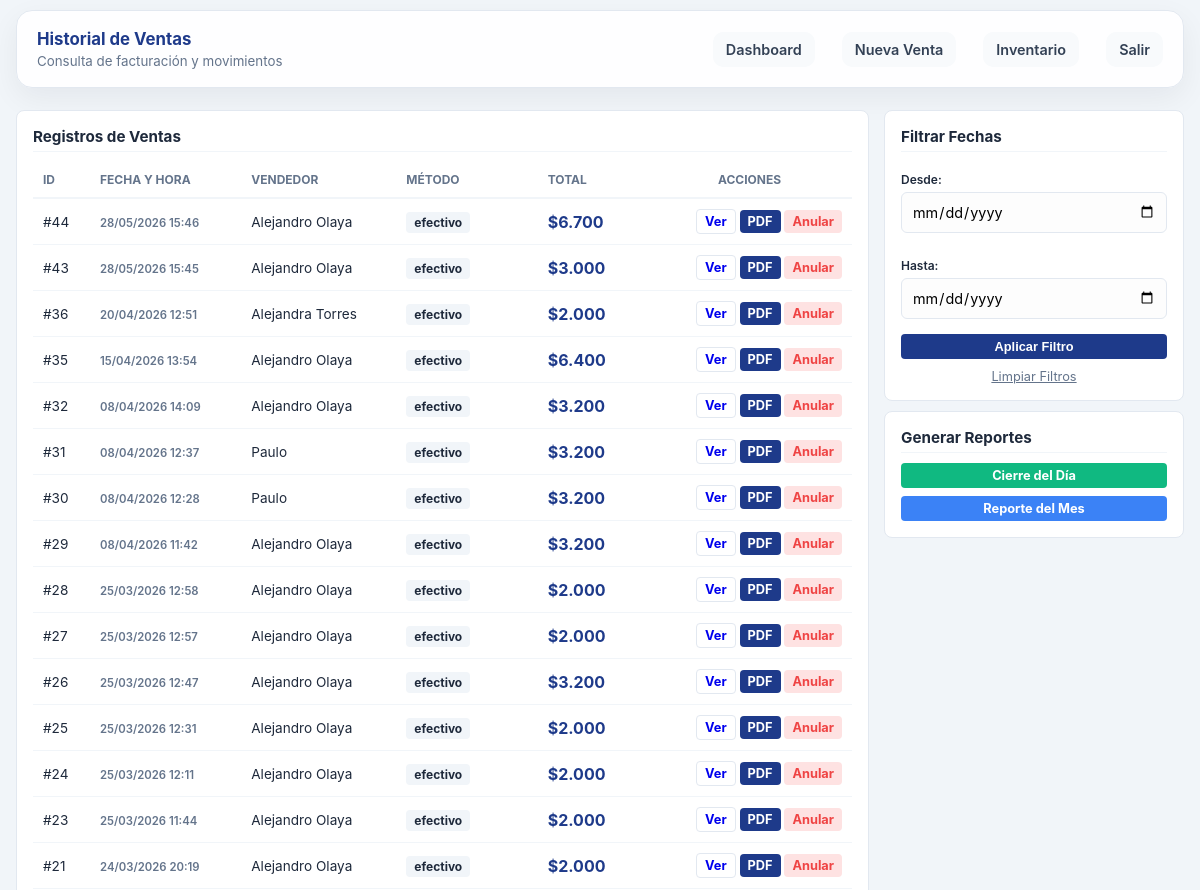
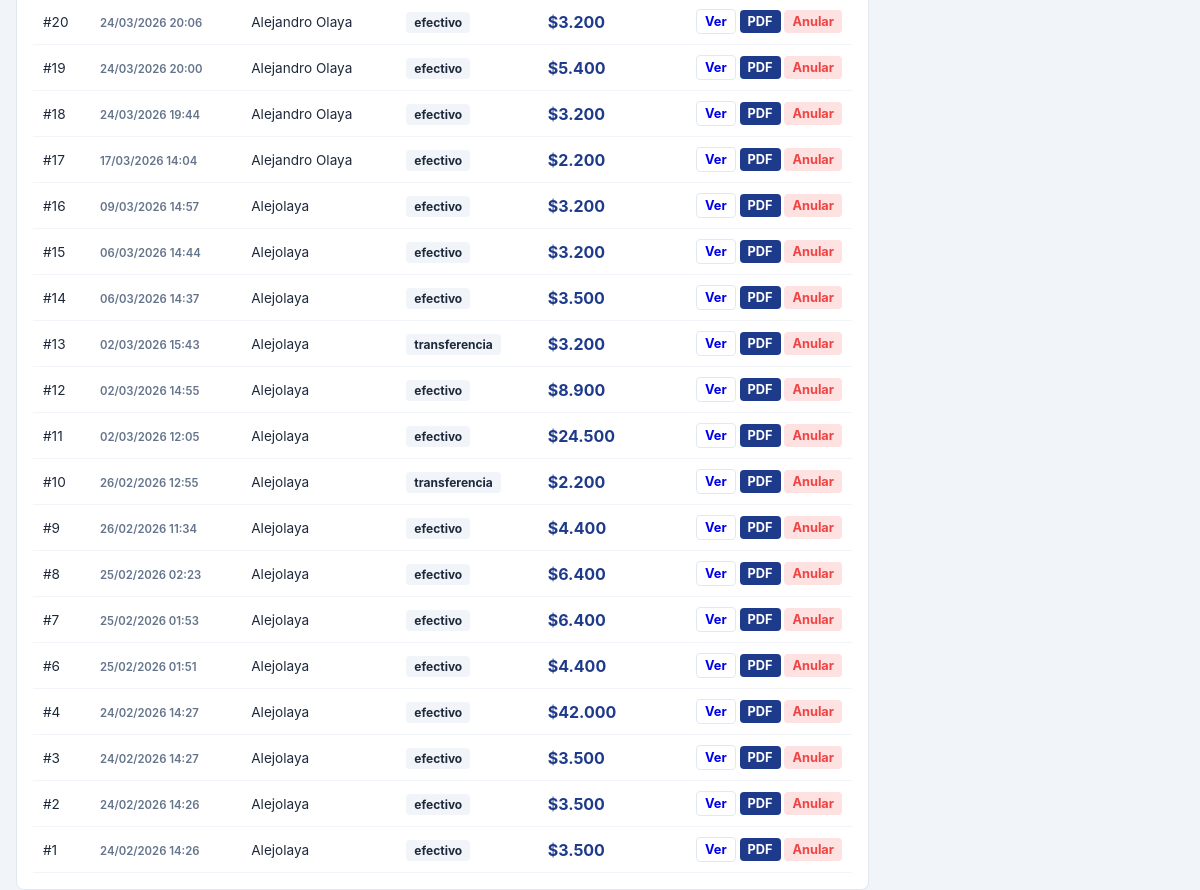
Screenshot of /views/historial.php (signed in) with the database file from the repository (2 pictures, top to bottom).
### tables this page shows
CREATE TABLE `ventas` (
  `id` int(11) NOT NULL,
  `usuario_id` int(11) NOT NULL,
  `metodo_pago_id` int(11) NOT NULL,
  `total` decimal(10,2) DEFAULT NULL,
  `fecha` timestamp NOT NULL DEFAULT current_timestamp()
);

CREATE TABLE `usuarios` (
  `id` int(11) NOT NULL,
  `nombre` varchar(100) NOT NULL,
  `correo` varchar(150) NOT NULL,
  `usuario` varchar(50) NOT NULL,
  `password` varchar(255) NOT NULL,
  `rol_id` int(11) NOT NULL,
  `estado` tinyint(4) DEFAULT 1,
  `creado_en` timestamp NOT NULL DEFAULT current_timestamp(),
  `token_recuperacion` varchar(100) DEFAULT NULL,
  `token_expiracion` datetime DEFAULT NULL
);

CREATE TABLE `metodos_pago` (
  `id` int(11) NOT NULL,
  `nombre` varchar(50) NOT NULL
);

### controllers/VentaController.php (called while the page is built, shortened)
<?php
require_once __DIR__ . '/../config/database.php';
require_once __DIR__ . '/../models/Venta.php';
class VentaController {
    private $ventaModel;
    public function __construct() {
        $database = new Database();
        $this->db = $database->getConnection();
        $this->ventaModel = new Venta($this->db);
    }
    public function mostrarHistorial() {
        $inicio = $_GET['desde'] ?? null;
        $fin = $_GET['hasta'] ?? null;
        return $this->ventaModel->listarHistorial($_SESSION['rol_id'], $_SESSION['usuario_id'], $inicio, $fin);
    }
}

### config/database.php (called while the page is built, shortened)
<?php
class Database {
    private $host = "localhost";
    private $db_name = "alemarket1";
    private $username = "root";
    private $password = "";
    public function getConnection() {
        $this->conn = null;
        try {
            $this->conn = new PDO(
                "mysql:host=" . $this->host . ";dbname=" . $this->db_name,
                $this->username,
                $this->password
            );
            $this->conn->setAttribute(PDO::ATTR_ERRMODE, PDO::ERRMODE_EXCEPTION);
            $this->conn->exec("set names utf8");
        } catch(PDOException $exception) {
            echo "Error de conexión en alemarket1: " . $exception->getMessage();
        }
        return $this->conn;
    }
}

### models/Venta.php (called while the page is built, shortened)
<?php
class Venta {
    private $conn;
    public function __construct($db) {
        $this->conn = $db;
    }
    public function listarHistorial($rol_id, $usuario_id, $inicio = null, $fin = null) {
        if ($rol_id == 2) {
            $query = "SELECT v.*, u.nombre as nombre_usuario, m.nombre as metodo_pago
                      FROM ventas v
                      JOIN usuarios u ON v.usuario_id = u.id
                      JOIN metodos_pago m ON v.metodo_pago_id = m.id
                      WHERE v.usuario_id = ? AND DATE(v.fecha) = CURDATE()
                      ORDER BY v.fecha DESC";
            $stmt = $this->conn->prepare($query);
            $stmt->execute([$usuario_id]);
        } else {
            $query = "SELECT v.*, u.nombre as nombre_usuario, m.nombre as metodo_pago
                      FROM ventas v
                      JOIN usuarios u ON v.usuario_id = u.id
                      JOIN metodos_pago m ON v.metodo_pago_id = m.id";
            if ($inicio && $fin) {
                $query .= " WHERE v.fecha BETWEEN ? AND ? ORDER BY v.fecha DESC";
                $stmt = $this->conn->prepare($query);
                $stmt->execute([$inicio . " 00:00:00", $fin . " 23:59:59"]);
            } else {
                $query .= " ORDER BY v.fecha DESC";
                $stmt = $this->conn->prepare($query);
                $stmt->execute();
            }
        }
        return $stmt->fetchAll(PDO::FETCH_ASSOC);
    }
}

### views/historial.php (the view, shortened to what this page needs)
<?php
require_once __DIR__ . '/../controllers/VentaController.php';
$vController = new VentaController();
$ventas = $vController->mostrarHistorial();
$rol = $_SESSION['rol_id'];
?>
<!DOCTYPE html>
<html lang="es">
<head>
    <link rel="stylesheet" href="./assets/css/estilos.css">
</head>
<body class="dashboard-body">
<div class="main-panel">
    <header class="panel-header">
        <div>
            <h1>Historial de Ventas</h1>
            <small>Consulta de facturación y movimientos</small>
        </div>
        <nav>
            <a href="dashboard.php">Dashboard</a>
            <a href="ventas.php">Nueva Venta</a>
            <a href="productos.php">Inventario</a>
            <a href="../index.php?action=logout" class="btn-logout">Salir</a>
        </nav>
    </header>
    <div class="content-grid" style="grid-template-columns: 1fr 300px;">
        <section class="panel-block">
            <h3>Registros de Ventas</h3>
            <table class="compact-table">
                <thead>
                    <tr>
                        <th>ID</th>
                        <th>Fecha y Hora</th>
                        <th>Vendedor</th>
                        <th>Método</th>
                        <th>Total</th>
                        <th style="text-align: center;">Acciones</th>
                    </tr>
                </thead>
                <tbody>
                    <?php if(empty($ventas)): ?>
                        <tr><td colspan="6" style="text-align:center; padding: 20px;">No se encontraron registros.</td></tr>
                    <?php else: ?>
                        <?php foreach($ventas as $v): ?>
                        <tr>
                            <td>#<?php echo $v['id']; ?></td>
                            <td><small><?php echo date('d/m/Y H:i', strtotime($v['fecha'])); ?></small></td>
                            <td><?php echo htmlspecialchars($v['nombre_usuario']); ?></td>
                            <td><span class="badge" style="background:#f1f5f9;"><?php echo $v['metodo_pago']; ?></span></td>
                            <td><strong>$<?php echo number_format($v['total'], 0, ',', '.'); ?></strong></td>
                            <td align="center">
                                <a href="factura.php?id=<?php echo $v['id']; ?>" class="btn-panel" style="padding: 4px 8px;">Ver</a>
                                <a href="../controllers/ReporteController.php?tipo=factura_individual&id=<?php echo $v['id']; ?>" class="btn-panel primary" style="padding: 4px 8px;">PDF</a>
                                <?php if ($rol != 2): ?>
                                    <a href="../controllers/VentaController.php?action=anular&id=<?php echo $v['id']; ?>"
                                       class="btn-panel"
                                       style="background: #fee2e2; color: #ef4444; border: none; padding: 4px 8px;"
                                       onclick="return confirm('¿Anular venta? El stock se devolverá.')">Anular</a>
                                <?php endif; ?>
                            </td>
                        </tr>
                        <?php endforeach; ?>
                    <?php endif; ?>
                </tbody>
            </table>
        </section>
        <div style="display: grid; gap: 10px; align-content: start;">
            <?php if ($rol != 2): ?>
            <section class="panel-block">
                <h3>Filtrar Fechas</h3>
                <form method="GET" action="historial.php" style="display: grid; gap: 10px;">
                    <div>
                        <label style="font-size: 0.75rem; color: var(--text-muted);">Desde:</label>
                        <input type="date" name="desde" value="<?php echo $_GET['desde'] ?? ''; ?>" class="input-pro">
                    </div>
                    <div>
                        <label style="font-size: 0.75rem; color: var(--text-muted);">Hasta:</label>
                        <input type="date" name="hasta" value="<?php echo $_GET['hasta'] ?? ''; ?>" class="input-pro">
                    </div>
                    <button type="submit" class="btn-panel primary" style="width: 100%;">Aplicar Filtro</button>
                    <a href="historial.php" style="text-align: center; font-size: 0.8rem; color: var(--secondary-color);">Limpiar Filtros</a>
                </form>
            </section>
            <?php endif; ?>
            <section class="panel-block">
                <h3>Generar Reportes</h3>
                <div style="display: grid; gap: 8px;">
                    <a href="../controllers/ReporteController.php?tipo=dia" class="btn-panel" style="text-align: center; background: #10b981; color: white; border: none;">Cierre del Día</a>
                    <?php if ($rol != 2): ?>
                        <a href="../controllers/ReporteController.php?tipo=mes" class="btn-panel" style="text-align: center; background: #3b82f6; color: white; border: none;">Reporte del Mes</a>
                    <?php endif; ?>
                </div>
            </section>
        </div>
    </div>
</div>
</body>
</html>

### views/assets/css/estilos.css (style rules this page uses)
:root { --primary-color: #1e3a8a; --secondary-color: #64748b; --success-color: #10b981; --warning-color: #f59e0b; --danger-color: #ef4444; --bg-panel: #f1f5f9; --bg-card: #ffffff; --bg-color: #f1f5f9; --border-color: #e2e8f0; }
*, *::before, *::after { box-sizing: border-box; }
html, body { height: 100%; }
body { font-family: 'Inter', 'Segoe UI', sans-serif; background-color: var(--bg-panel); min-height: 100vh; margin: 0; color: #1e293b; display: flex; flex-direction: column; }
body > .main-panel { flex: 1; min-height: 0; }
.main-panel { width: min(100%, 1440px); max-width: 1440px; margin: 0 auto; padding: 10px 16px; min-height: 100vh; display: flex; flex-direction: column; gap: 12px; box-sizing: border-box; }
header { background: var(--bg-card); padding: 10px 20px; border-radius: 8px; display: flex; justify-content: space-between; align-items: center; margin-bottom: 10px; border: 1px solid var(--border-color); }
header h1 { font-size: 1.2rem; margin: 0; color: var(--primary-color); }
nav a { text-decoration: none; color: #64748b; font-size: 0.85rem; font-weight: 600; margin-left: 15px; padding: 5px 10px; border-radius: 4px; }
.panel-block { display: flex; flex-direction: column; background: var(--bg-card); padding: 16px; min-height: 0; border-radius: 8px; border: 1px solid var(--border-color); }
.panel-block h3 { margin: 0 0 10px 0; font-size: 0.9rem; border-bottom: 1px solid #f1f5f9; padding-bottom: 5px; }
table { width: 100%; border-collapse: collapse; font-size: 0.8rem; }
table th { text-align: left; color: #64748b; padding: 8px; border-bottom: 2px solid #f1f5f9; }
table td { padding: 8px; border-bottom: 1px solid #f1f5f9; }
.input-pro { width: 100%; padding: 4px; border: 1px solid var(--border-color); border-radius: 4px; background: #fdfdfd; font-family: inherit; }
.compact-table strong { color: var(--primary-color); }
.content-grid { display: grid; gap: 15px; margin-top: 10px; align-items: start; }
.panel-header { background: rgba(255,255,255,0.95); padding: 18px 20px; border-radius: 16px; border: 1px solid var(--border-color); display: flex; justify-content: space-between; align-items: center; gap: 18px; box-shadow: 0 10px 30px rgba(15,23,42,0.06); margin-bottom: 0; }
.panel-header div { min-width: 0; }
.panel-header h1 { margin: 0; font-size: 1.05rem; }
.panel-header small { display: block; margin-top: 4px; color: var(--secondary-color); }
.panel-header nav { display: flex; gap: 12px; flex-wrap: wrap; align-items: center; }
.panel-header nav a { background: #f8fafc; color: #334155; padding: 8px 12px; border-radius: 10px; border: 1px solid transparent; transition: 0.2s; font-size: 0.9rem; }
.btn-logout { color: #ef4444; background: rgba(239,68,68,0.08); border-color: rgba(239,68,68,0.15); }
.panel-block h3 { font-size: 0.95rem; }
.input-pro, .panel-block input, .panel-block select { width: 100%; padding: 10px; border: 1px solid var(--border-color); border-radius: 6px; background: #fdfdfd; font-size: 0.9rem; box-sizing: border-box; margin-bottom: 5px; font-family: inherit; }
.btn-panel { display: inline-block; padding: 5px 10px; border-radius: 4px; text-decoration: none; font-size: 0.8rem; font-weight: bold; border: 1px solid var(--border-color); transition: 0.2s; cursor: pointer; }
.btn-panel.primary { background: var(--primary-color); color: white; border: none; }
.compact-table { width: 100%; border-collapse: collapse; font-size: 0.85rem; }
.compact-table th { text-align: left; color: var(--secondary-color); padding: 10px; border-bottom: 2px solid var(--bg-color); text-transform: uppercase; font-size: 0.75rem; }
.compact-table td { padding: 10px; border-bottom: 1px solid var(--bg-color); }
.badge { padding: 3px 8px; border-radius: 4px; font-size: 0.75rem; font-weight: bold; }
.compact-table small { color: var(--secondary-color); font-weight: 600; }
.compact-table strong { font-size: 1rem; color: var(--primary-color); }
.compact-table tbody tr { transition: background 0.2s; }
label { display: block; font-size: 0.85rem; font-weight: 600; color: var(--secondary-color); margin-bottom: 5px; margin-top: 10px; }
.panel-block > :last-child { flex: 1; }
table th:last-child, table td:last-child { text-align: right; }

### rows the page displays
ventas: id "44", fecha "28/05/2026 15:46", usuario.nombre "Alejandro Olaya", metodo_pago.nombre "efectivo", total "6.700"
ventas: id "43", fecha "28/05/2026 15:45", usuario.nombre "Alejandro Olaya", metodo_pago.nombre "efectivo", total "3.000"
ventas: id "36", fecha "20/04/2026 12:51", usuario.nombre "Alejandra Torres", metodo_pago.nombre "efectivo", total "2.000"
ventas: id "35", fecha "15/04/2026 13:54", usuario.nombre "Alejandro Olaya", metodo_pago.nombre "efectivo", total "6.400"
ventas: id "32", fecha "08/04/2026 14:09", usuario.nombre "Alejandro Olaya", metodo_pago.nombre "efectivo", total "3.200"
ventas: id "31", fecha "08/04/2026 12:37", usuario.nombre "Paulo", metodo_pago.nombre "efectivo", total "3.200"
ventas: id "30", fecha "08/04/2026 12:28", usuario.nombre "Paulo", metodo_pago.nombre "efectivo", total "3.200"
ventas: id "29", fecha "08/04/2026 11:42", usuario.nombre "Alejandro Olaya", metodo_pago.nombre "efectivo", total "3.200"
ventas: id "28", fecha "25/03/2026 12:58", usuario.nombre "Alejandro Olaya", metodo_pago.nombre "efectivo", total "2.000"
ventas: id "27", fecha "25/03/2026 12:57", usuario.nombre "Alejandro Olaya", metodo_pago.nombre "efectivo", total "2.000"
ventas: id "26", fecha "25/03/2026 12:47", usuario.nombre "Alejandro Olaya", metodo_pago.nombre "efectivo", total "3.200"
ventas: id "25", fecha "25/03/2026 12:31", usuario.nombre "Alejandro Olaya", metodo_pago.nombre "efectivo", total "2.000"
ventas: id "24", fecha "25/03/2026 12:11", usuario.nombre "Alejandro Olaya", metodo_pago.nombre "efectivo", total "2.000"
ventas: id "23", fecha "25/03/2026 11:44", usuario.nombre "Alejandro Olaya", metodo_pago.nombre "efectivo", total "2.000"
ventas: id "21", fecha "24/03/2026 20:19", usuario.nombre "Alejandro Olaya", metodo_pago.nombre "efectivo", total "2.000"
ventas: id "20", fecha "24/03/2026 20:06", usuario.nombre "Alejandro Olaya", metodo_pago.nombre "efectivo", total "3.200"
ventas: id "19", fecha "24/03/2026 20:00", usuario.nombre "Alejandro Olaya", metodo_pago.nombre "efectivo", total "5.400"
ventas: id "18", fecha "24/03/2026 19:44", usuario.nombre "Alejandro Olaya", metodo_pago.nombre "efectivo", total "3.200"
ventas: id "17", fecha "17/03/2026 14:04", usuario.nombre "Alejandro Olaya", metodo_pago.nombre "efectivo", total "2.200"
ventas: id "16", fecha "09/03/2026 14:57", usuario.nombre "Alejolaya", metodo_pago.nombre "efectivo", total "3.200"
ventas: id "15", fecha "06/03/2026 14:44", usuario.nombre "Alejolaya", metodo_pago.nombre "efectivo", total "3.200"
ventas: id "14", fecha "06/03/2026 14:37", usuario.nombre "Alejolaya", metodo_pago.nombre "efectivo", total "3.500"
ventas: id "13", fecha "02/03/2026 15:43", usuario.nombre "Alejolaya", metodo_pago.nombre "transferencia", total "3.200"
ventas: id "12", fecha "02/03/2026 14:55", usuario.nombre "Alejolaya", metodo_pago.nombre "efectivo", total "8.900"
ventas: id "11", fecha "02/03/2026 12:05", usuario.nombre "Alejolaya", metodo_pago.nombre "efectivo", total "24.500"
ventas: id "10", fecha "26/02/2026 12:55", usuario.nombre "Alejolaya", metodo_pago.nombre "transferencia", total "2.200"
ventas: id "9", fecha "26/02/2026 11:34", usuario.nombre "Alejolaya", metodo_pago.nombre "efectivo", total "4.400"
ventas: id "8", fecha "25/02/2026 02:23", usuario.nombre "Alejolaya", metodo_pago.nombre "efectivo", total "6.400"
ventas: id "7", fecha "25/02/2026 01:53", usuario.nombre "Alejolaya", metodo_pago.nombre "efectivo", total "6.400"
ventas: id "6", fecha "25/02/2026 01:51", usuario.nombre "Alejolaya", metodo_pago.nombre "efectivo", total "4.400"
ventas: id "4", fecha "24/02/2026 14:27", usuario.nombre "Alejolaya", metodo_pago.nombre "efectivo", total "42.000"
ventas: id "3", fecha "24/02/2026 14:27", usuario.nombre "Alejolaya", metodo_pago.nombre "efectivo", total "3.500"
ventas: id "2", fecha "24/02/2026 14:26", usuario.nombre "Alejolaya", metodo_pago.nombre "efectivo", total "3.500"
ventas: id "1", fecha "24/02/2026 14:26", usuario.nombre "Alejolaya", metodo_pago.nombre "efectivo", total "3.500"
